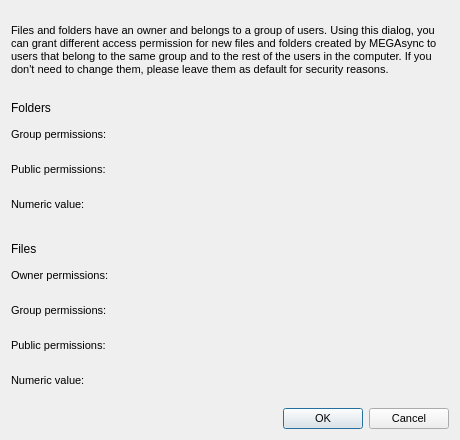
<?xml version="1.0" encoding="UTF-8"?>
<ui version="4.0">
 <class>PermissionsDialog</class>
 <widget class="QDialog" name="PermissionsDialog">
  <property name="geometry">
   <rect>
    <x>0</x>
    <y>0</y>
    <width>460</width>
    <height>440</height>
   </rect>
  </property>
  <property name="minimumSize">
   <size>
    <width>460</width>
    <height>440</height>
   </size>
  </property>
  <property name="maximumSize">
   <size>
    <width>460</width>
    <height>440</height>
   </size>
  </property>
  <property name="windowTitle">
   <string>Permissions for new folders and files</string>
  </property>
  <property name="styleSheet">
   <string notr="true">QWidget
{
font-size: 11px;
}

#lFolders, #lFiles
{
  font-family: &quot;Lato&quot;;
  font-size: 12px;
}</string>
  </property>
  <layout class="QVBoxLayout" name="verticalLayout">
   <property name="spacing">
    <number>12</number>
   </property>
   <item>
    <widget class="QLabel" name="lPermissionsDesc">
     <property name="styleSheet">
      <string notr="true"/>
     </property>
     <property name="text">
      <string>Files and folders have an owner and belongs to a group of users. Using this dialog, you can grant different access permission for new files and folders created by MEGAsync to users that belong to the same group and to the rest of the users in the computer. If you don't need to change them, please leave them as default for security reasons.</string>
     </property>
     <property name="wordWrap">
      <bool>true</bool>
     </property>
    </widget>
   </item>
   <item>
    <widget class="QWidget" name="wFolderPermissions" native="true">
     <property name="layoutDirection">
      <enum>Qt::LeftToRight</enum>
     </property>
     <layout class="QFormLayout" name="formLayout">
      <property name="fieldGrowthPolicy">
       <enum>QFormLayout::FieldsStayAtSizeHint</enum>
      </property>
      <property name="labelAlignment">
       <set>Qt::AlignLeading|Qt::AlignLeft|Qt::AlignVCenter</set>
      </property>
      <property name="formAlignment">
       <set>Qt::AlignLeading|Qt::AlignLeft|Qt::AlignTop</set>
      </property>
      <property name="horizontalSpacing">
       <number>10</number>
      </property>
      <property name="verticalSpacing">
       <number>4</number>
      </property>
      <property name="leftMargin">
       <number>0</number>
      </property>
      <property name="topMargin">
       <number>0</number>
      </property>
      <property name="rightMargin">
       <number>0</number>
      </property>
      <property name="bottomMargin">
       <number>0</number>
      </property>
      <item row="0" column="0">
       <widget class="QLabel" name="lFolders">
        <property name="text">
         <string>Folders</string>
        </property>
       </widget>
      </item>
      <item row="1" column="0">
       <widget class="QLabel" name="lGroupFolders">
        <property name="minimumSize">
         <size>
          <width>0</width>
          <height>31</height>
         </size>
        </property>
        <property name="maximumSize">
         <size>
          <width>16777215</width>
          <height>31</height>
         </size>
        </property>
        <property name="text">
         <string>Group permissions:</string>
        </property>
       </widget>
      </item>
      <item row="1" column="1">
       <widget class="PermissionsWidget" name="wFolderGroup" native="true">
        <property name="minimumSize">
         <size>
          <width>254</width>
          <height>31</height>
         </size>
        </property>
        <property name="maximumSize">
         <size>
          <width>16777215</width>
          <height>31</height>
         </size>
        </property>
       </widget>
      </item>
      <item row="3" column="0">
       <widget class="QLabel" name="lPublicFolders">
        <property name="minimumSize">
         <size>
          <width>0</width>
          <height>31</height>
         </size>
        </property>
        <property name="maximumSize">
         <size>
          <width>16777215</width>
          <height>31</height>
         </size>
        </property>
        <property name="text">
         <string>Public permissions:</string>
        </property>
       </widget>
      </item>
      <item row="3" column="1">
       <widget class="PermissionsWidget" name="wFolderPublic" native="true">
        <property name="sizePolicy">
         <sizepolicy hsizetype="Preferred" vsizetype="Preferred">
          <horstretch>0</horstretch>
          <verstretch>0</verstretch>
         </sizepolicy>
        </property>
        <property name="minimumSize">
         <size>
          <width>254</width>
          <height>31</height>
         </size>
        </property>
        <property name="maximumSize">
         <size>
          <width>16777215</width>
          <height>31</height>
         </size>
        </property>
       </widget>
      </item>
      <item row="5" column="0">
       <widget class="QLabel" name="lFolderPermissionsDesc">
        <property name="minimumSize">
         <size>
          <width>0</width>
          <height>31</height>
         </size>
        </property>
        <property name="maximumSize">
         <size>
          <width>16777215</width>
          <height>31</height>
         </size>
        </property>
        <property name="text">
         <string>Numeric value:</string>
        </property>
       </widget>
      </item>
      <item row="5" column="1">
       <widget class="QLabel" name="lFolderPermissions">
        <property name="minimumSize">
         <size>
          <width>50</width>
          <height>31</height>
         </size>
        </property>
        <property name="text">
         <string/>
        </property>
        <property name="alignment">
         <set>Qt::AlignLeading|Qt::AlignLeft|Qt::AlignVCenter</set>
        </property>
       </widget>
      </item>
     </layout>
    </widget>
   </item>
   <item>
    <widget class="QWidget" name="wFilePermissions" native="true">
     <layout class="QFormLayout" name="formLayout_2">
      <property name="labelAlignment">
       <set>Qt::AlignLeading|Qt::AlignLeft|Qt::AlignVCenter</set>
      </property>
      <property name="formAlignment">
       <set>Qt::AlignLeading|Qt::AlignLeft|Qt::AlignTop</set>
      </property>
      <property name="horizontalSpacing">
       <number>10</number>
      </property>
      <property name="verticalSpacing">
       <number>4</number>
      </property>
      <property name="leftMargin">
       <number>0</number>
      </property>
      <property name="topMargin">
       <number>10</number>
      </property>
      <property name="rightMargin">
       <number>0</number>
      </property>
      <property name="bottomMargin">
       <number>0</number>
      </property>
      <item row="0" column="0">
       <widget class="QLabel" name="lFiles">
        <property name="text">
         <string>Files</string>
        </property>
       </widget>
      </item>
      <item row="6" column="0">
       <widget class="QLabel" name="lFilePermissionsDesc">
        <property name="minimumSize">
         <size>
          <width>0</width>
          <height>31</height>
         </size>
        </property>
        <property name="maximumSize">
         <size>
          <width>16777215</width>
          <height>31</height>
         </size>
        </property>
        <property name="text">
         <string>Numeric value:</string>
        </property>
       </widget>
      </item>
      <item row="6" column="1">
       <widget class="QLabel" name="lFilePermissions">
        <property name="minimumSize">
         <size>
          <width>50</width>
          <height>31</height>
         </size>
        </property>
        <property name="text">
         <string/>
        </property>
        <property name="alignment">
         <set>Qt::AlignLeading|Qt::AlignLeft|Qt::AlignVCenter</set>
        </property>
       </widget>
      </item>
      <item row="2" column="0">
       <widget class="QLabel" name="lGroupFiles">
        <property name="minimumSize">
         <size>
          <width>0</width>
          <height>31</height>
         </size>
        </property>
        <property name="maximumSize">
         <size>
          <width>16777215</width>
          <height>31</height>
         </size>
        </property>
        <property name="text">
         <string>Group permissions:</string>
        </property>
       </widget>
      </item>
      <item row="2" column="1">
       <widget class="PermissionsWidget" name="wFileGroup" native="true">
        <property name="minimumSize">
         <size>
          <width>254</width>
          <height>31</height>
         </size>
        </property>
        <property name="maximumSize">
         <size>
          <width>16777215</width>
          <height>31</height>
         </size>
        </property>
       </widget>
      </item>
      <item row="4" column="0">
       <widget class="QLabel" name="lPublicFiles">
        <property name="minimumSize">
         <size>
          <width>0</width>
          <height>31</height>
         </size>
        </property>
        <property name="maximumSize">
         <size>
          <width>16777215</width>
          <height>31</height>
         </size>
        </property>
        <property name="text">
         <string>Public permissions:</string>
        </property>
       </widget>
      </item>
      <item row="4" column="1">
       <widget class="PermissionsWidget" name="wFilePublic" native="true">
        <property name="minimumSize">
         <size>
          <width>254</width>
          <height>31</height>
         </size>
        </property>
        <property name="maximumSize">
         <size>
          <width>16777215</width>
          <height>31</height>
         </size>
        </property>
       </widget>
      </item>
      <item row="1" column="0">
       <widget class="QLabel" name="lOwnerFiles">
        <property name="minimumSize">
         <size>
          <width>0</width>
          <height>31</height>
         </size>
        </property>
        <property name="maximumSize">
         <size>
          <width>16777215</width>
          <height>31</height>
         </size>
        </property>
        <property name="styleSheet">
         <string notr="true">font: normal;</string>
        </property>
        <property name="text">
         <string>Owner permissions:</string>
        </property>
       </widget>
      </item>
      <item row="1" column="1">
       <widget class="PermissionsWidget" name="wFileOwner" native="true">
        <property name="minimumSize">
         <size>
          <width>254</width>
          <height>31</height>
         </size>
        </property>
        <property name="maximumSize">
         <size>
          <width>16777215</width>
          <height>31</height>
         </size>
        </property>
       </widget>
      </item>
     </layout>
     <zorder>lFilePermissionsDesc</zorder>
     <zorder>lFilePermissions</zorder>
     <zorder>lGroupFiles</zorder>
     <zorder>lPublicFiles</zorder>
     <zorder>lFiles</zorder>
     <zorder>wFileGroup</zorder>
     <zorder>wFilePublic</zorder>
     <zorder>lOwnerFiles</zorder>
     <zorder>wFileOwner</zorder>
    </widget>
   </item>
   <item>
    <widget class="QDialogButtonBox" name="buttonBox">
     <property name="orientation">
      <enum>Qt::Horizontal</enum>
     </property>
     <property name="standardButtons">
      <set>QDialogButtonBox::Cancel|QDialogButtonBox::Ok</set>
     </property>
    </widget>
   </item>
  </layout>
 </widget>
 <customwidgets>
  <customwidget>
   <class>PermissionsWidget</class>
   <extends>QWidget</extends>
   <header>PermissionsWidget.h</header>
   <container>1</container>
  </customwidget>
 </customwidgets>
 <resources/>
 <connections>
  <connection>
   <sender>buttonBox</sender>
   <signal>accepted()</signal>
   <receiver>PermissionsDialog</receiver>
   <slot>accept()</slot>
   <hints>
    <hint type="sourcelabel">
     <x>248</x>
     <y>254</y>
    </hint>
    <hint type="destinationlabel">
     <x>157</x>
     <y>274</y>
    </hint>
   </hints>
  </connection>
  <connection>
   <sender>buttonBox</sender>
   <signal>rejected()</signal>
   <receiver>PermissionsDialog</receiver>
   <slot>reject()</slot>
   <hints>
    <hint type="sourcelabel">
     <x>316</x>
     <y>260</y>
    </hint>
    <hint type="destinationlabel">
     <x>286</x>
     <y>274</y>
    </hint>
   </hints>
  </connection>
 </connections>
</ui>
